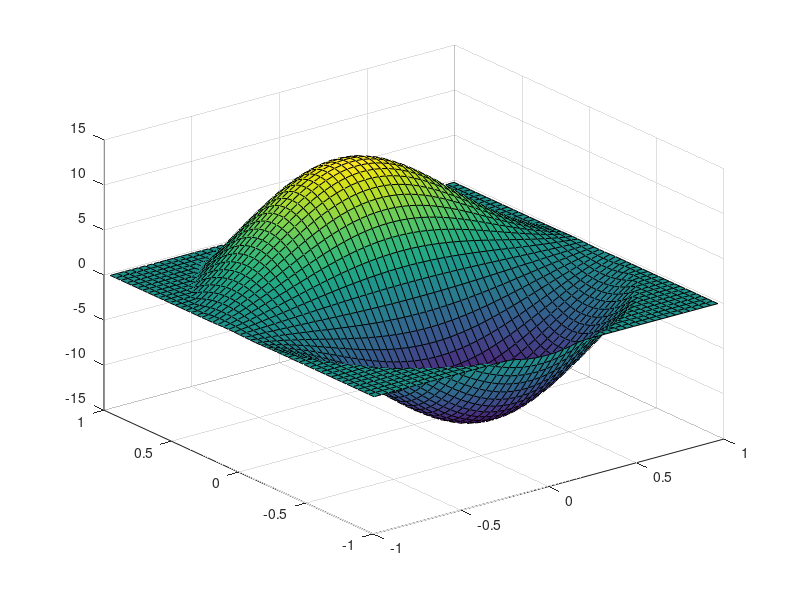

MATLAB code to generate this figure: (Note: this script raises an error after producing the figure.)
clear

% Domain (=[-1,1]^2)
N= 50;
x0 = -1;
x1 =  1;

h = (x1-x0)/N
var = h*h

x = x0+((1:N)-0.5)*h;
y = x;

% Dipole radius (=1).
R = 1;
k = fsolve(@(s) besselj(1,s*R),3.8/R);

% Dipole velocity (=1).
U = 1;
C = 2*U/k/besselj(0,k*R);

[xa,ya] = meshgrid(x,y);

ra = sqrt(xa.^2+ya.^2);

wa = - C*k^2*(besselj(1,k*ra).*ya./ra).*(ra<=R);

% Clean up pesky problems at the origin.
for k=1:N
    for l=1:N
        if (isnan(wa(k,l)))
                wa(k,l) = 0.0;
        end
    end
end

surf(xa,ya,wa);

w = wa';
w = w(:);
save w.grd w -ASCII